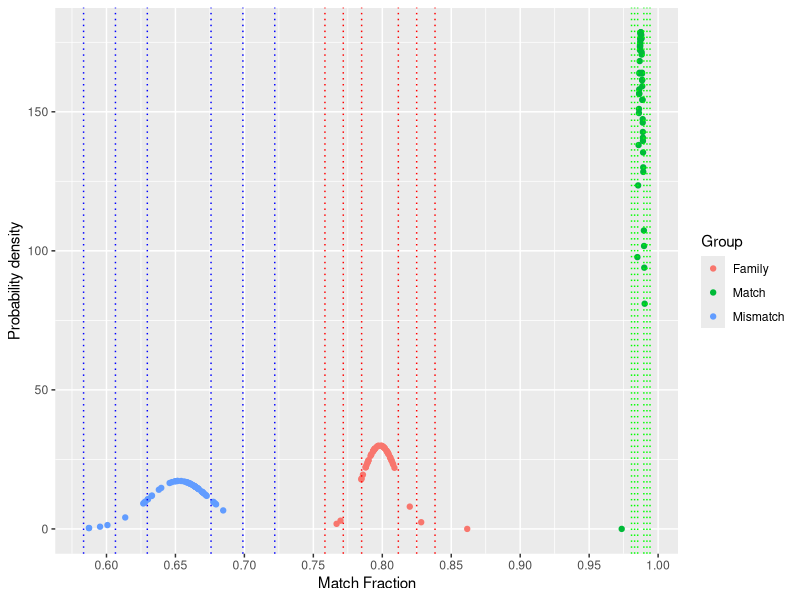
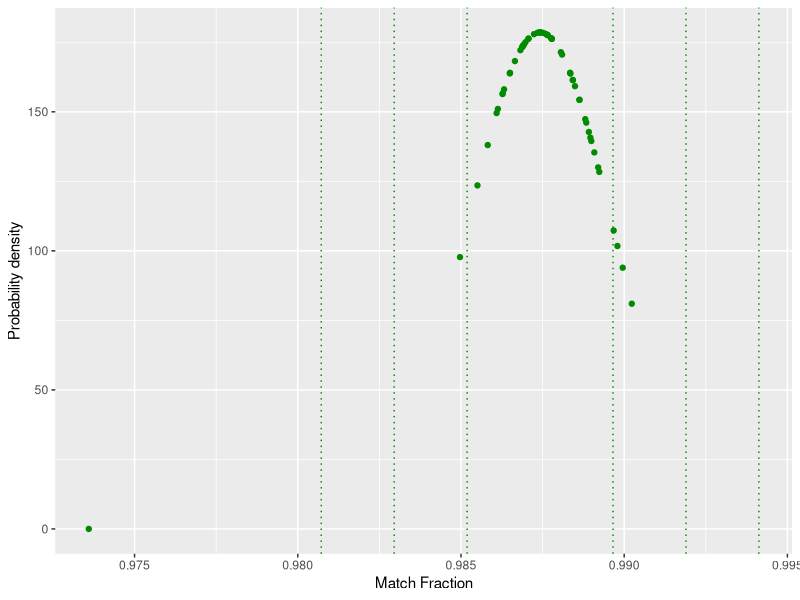
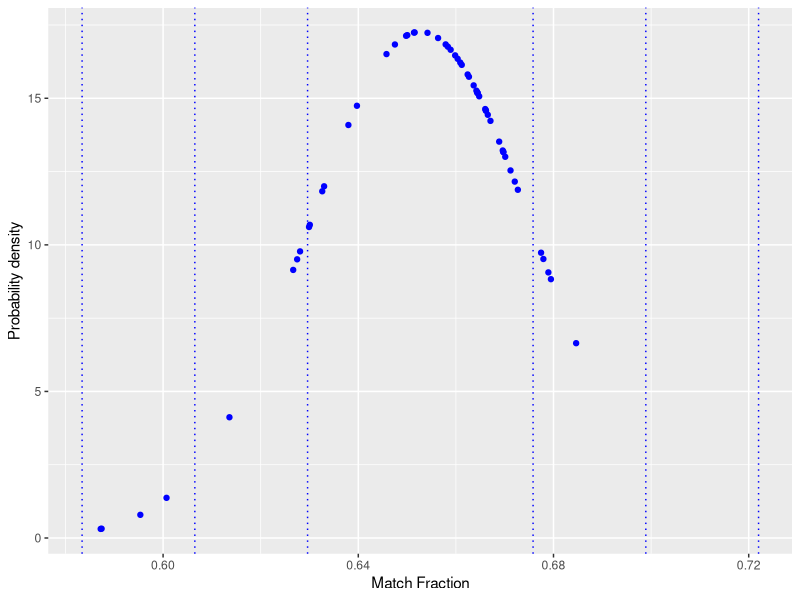
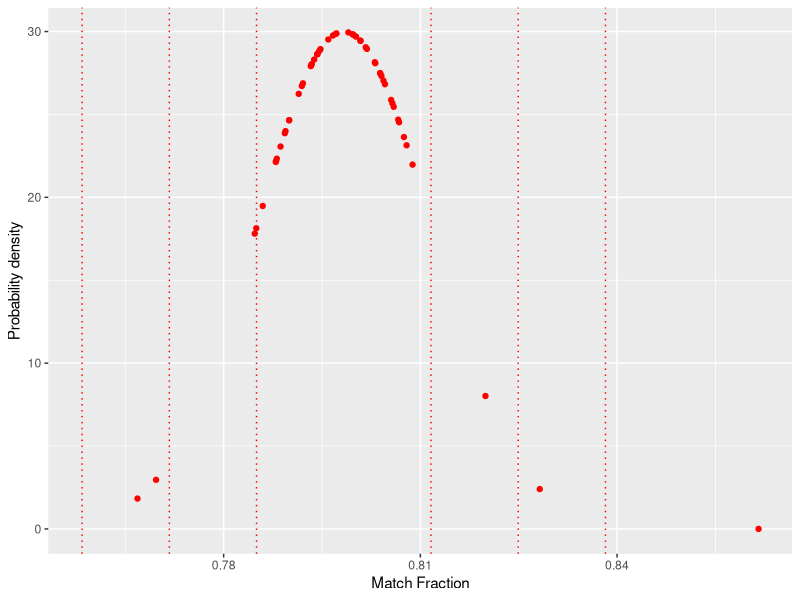

The R script that drew these images, in order:
library("readxl")
library("tidyverse")


match <- as.data.frame(read_excel("ws_parcheck_match.xlsx"))
no_match <- as.data.frame(read_excel("ws_parcheck_nonmatch.xlsx"))
family <- as.data.frame(read_excel("ws_parcheck_family.xlsx"))


match$`Match Fraction` <- as.numeric(match$`Match Fraction`)
no_match$`Match Fraction` <- as.numeric(no_match$`Match Fraction`)
family$`Match Fraction` <- as.numeric(family$`Match Fraction`)

match <- match %>% add_column(Group = 'Match')
no_match <- no_match %>% add_column(Group = 'Mismatch')
family <- family %>% add_column(Group = 'Family')

match <- match %>% add_column(dnorm = dnorm(match$`Match Fraction`, mean = mean(match$`Match Fraction`), sd = sd(match$`Match Fraction`)))
no_match <- no_match %>% add_column(dnorm = dnorm(no_match$`Match Fraction`, mean = mean(no_match$`Match Fraction`), sd = sd(no_match$`Match Fraction`)))
family <- family %>% add_column(dnorm = dnorm(family$`Match Fraction`, mean = mean(family$`Match Fraction`), sd = sd(family$`Match Fraction`)))





match_fractions <-
  full_join(match %>% dplyr::select(`Match Fraction`, Group, dnorm),
            no_match %>% dplyr::select(`Match Fraction`, Group, dnorm))
match_fractions <- full_join(match_fractions, family %>% dplyr::select(`Match Fraction`, Group, dnorm))



pl_all <- ggplot(match_fractions, aes(`Match Fraction`, dnorm)) +
  geom_point(aes(color = Group)) +
  scale_x_continuous(breaks = seq(0,1,by=0.05)) + 
  ylab("Probability density") +
  geom_vline(xintercept = mean(match$`Match Fraction`)+sd(match$`Match Fraction`), linetype="dotted", color = "green") + # one sd from mean
  geom_vline(xintercept = mean(match$`Match Fraction`)-sd(match$`Match Fraction`), linetype="dotted", color = "green") + # one sd from mean
  geom_vline(xintercept = mean(match$`Match Fraction`)+2*sd(match$`Match Fraction`), linetype="dotted", color = "green") + # two sd from mean
  geom_vline(xintercept = mean(match$`Match Fraction`)-2*sd(match$`Match Fraction`), linetype="dotted", color = "green") + # two sd from mean
  geom_vline(xintercept = mean(match$`Match Fraction`)+3*sd(match$`Match Fraction`), linetype="dotted", color = "green") + # three sd from mean
  geom_vline(xintercept = mean(match$`Match Fraction`)-3*sd(match$`Match Fraction`), linetype="dotted", color = "green") + # three sd from mean
  geom_vline(xintercept = mean(no_match$`Match Fraction`)+sd(no_match$`Match Fraction`), linetype="dotted", color = "blue") + # one sd from mean
  geom_vline(xintercept = mean(no_match$`Match Fraction`)-sd(no_match$`Match Fraction`), linetype="dotted", color = "blue") + # one sd from mean
  geom_vline(xintercept = mean(no_match$`Match Fraction`)+2*sd(no_match$`Match Fraction`), linetype="dotted", color = "blue") + # two sd from mean
  geom_vline(xintercept = mean(no_match$`Match Fraction`)-2*sd(no_match$`Match Fraction`), linetype="dotted", color = "blue") + # two sd from mean
  geom_vline(xintercept = mean(no_match$`Match Fraction`)+3*sd(no_match$`Match Fraction`), linetype="dotted", color = "blue") + # three sd from mean
  geom_vline(xintercept = mean(no_match$`Match Fraction`)-3*sd(no_match$`Match Fraction`), linetype="dotted", color = "blue") + # three sd from mean
  geom_vline(xintercept = mean(family$`Match Fraction`)+sd(family$`Match Fraction`), linetype="dotted", color = "red") + # one sd from mean
  geom_vline(xintercept = mean(family$`Match Fraction`)-sd(family$`Match Fraction`), linetype="dotted", color = "red") + # one sd from mean
  geom_vline(xintercept = mean(family$`Match Fraction`)+2*sd(family$`Match Fraction`), linetype="dotted", color = "red") + # two sd from mean
  geom_vline(xintercept = mean(family$`Match Fraction`)-2*sd(family$`Match Fraction`), linetype="dotted", color = "red") + # two sd from mean
  geom_vline(xintercept = mean(family$`Match Fraction`)+3*sd(family$`Match Fraction`), linetype="dotted", color = "red") + # three sd from mean
  geom_vline(xintercept = mean(family$`Match Fraction`)-3*sd(family$`Match Fraction`), linetype="dotted", color = "red") # three sd from mean


pdf("groups_match_fraction.pdf", width = 15, height = 7.5)
plot(pl_all)
dev.off()

pl_match <- ggplot(match, aes(`Match Fraction`, dnorm)) +
  geom_point(color = "green4") +
  ylab("Probability density") +
  geom_vline(xintercept = mean(match$`Match Fraction`)+sd(match$`Match Fraction`), linetype="dotted", color = "green4") + # one sd from mean
  geom_vline(xintercept = mean(match$`Match Fraction`)-sd(match$`Match Fraction`), linetype="dotted", color = "green4") + # one sd from mean
  geom_vline(xintercept = mean(match$`Match Fraction`)+2*sd(match$`Match Fraction`), linetype="dotted", color = "green4") + # two sd from mean
  geom_vline(xintercept = mean(match$`Match Fraction`)-2*sd(match$`Match Fraction`), linetype="dotted", color = "green4") + # two sd from mean
  geom_vline(xintercept = mean(match$`Match Fraction`)+3*sd(match$`Match Fraction`), linetype="dotted", color = "green4") + # three sd from mean
  geom_vline(xintercept = mean(match$`Match Fraction`)-3*sd(match$`Match Fraction`), linetype="dotted", color = "green4")  # three sd from mean

pdf("match_plot.pdf", width = 15, height = 7.5)
plot(pl_match)
dev.off()


pl_mismatch <- ggplot(no_match, aes(`Match Fraction`, dnorm)) +
  geom_point(color = "blue") +
  ylab("Probability density") +
  geom_vline(xintercept = mean(no_match$`Match Fraction`)+sd(no_match$`Match Fraction`), linetype="dotted", color = "blue") + # one sd from mean
  geom_vline(xintercept = mean(no_match$`Match Fraction`)-sd(no_match$`Match Fraction`), linetype="dotted", color = "blue") + # one sd from mean
  geom_vline(xintercept = mean(no_match$`Match Fraction`)+2*sd(no_match$`Match Fraction`), linetype="dotted", color = "blue") + # two sd from mean
  geom_vline(xintercept = mean(no_match$`Match Fraction`)-2*sd(no_match$`Match Fraction`), linetype="dotted", color = "blue") + # two sd from mean
  geom_vline(xintercept = mean(no_match$`Match Fraction`)+3*sd(no_match$`Match Fraction`), linetype="dotted", color = "blue") + # three sd from mean
  geom_vline(xintercept = mean(no_match$`Match Fraction`)-3*sd(no_match$`Match Fraction`), linetype="dotted", color = "blue")  # three sd from mean

pdf("mismatch_plot.pdf", width = 15, height = 7.5)
plot(pl_mismatch)
dev.off()


pl_family <- ggplot(family, aes(`Match Fraction`, dnorm)) +
  geom_point(color = "red") +
  ylab("Probability density") +
  geom_vline(xintercept = mean(family$`Match Fraction`)+sd(family$`Match Fraction`), linetype="dotted", color = "red") + # one sd from mean
  geom_vline(xintercept = mean(family$`Match Fraction`)-sd(family$`Match Fraction`), linetype="dotted", color = "red") + # one sd from mean
  geom_vline(xintercept = mean(family$`Match Fraction`)+2*sd(family$`Match Fraction`), linetype="dotted", color = "red") + # two sd from mean
  geom_vline(xintercept = mean(family$`Match Fraction`)-2*sd(family$`Match Fraction`), linetype="dotted", color = "red") + # two sd from mean
  geom_vline(xintercept = mean(family$`Match Fraction`)+3*sd(family$`Match Fraction`), linetype="dotted", color = "red") + # three sd from mean
  geom_vline(xintercept = mean(family$`Match Fraction`)-3*sd(family$`Match Fraction`), linetype="dotted", color = "red")  # three sd from mean



pdf("family_plot.pdf", width = 15, height = 7.5)
plot(pl_family)
dev.off()

